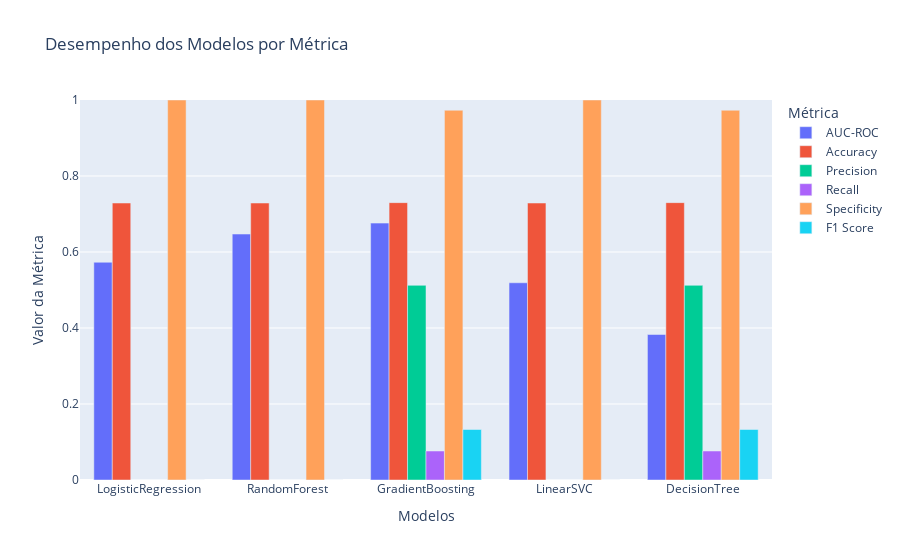

The cell this chart's notebook holds for it:
### Code cell
import plotly.express as px
import pandas as pd

# Dados
data = {
    'Modelo': ['LogisticRegression']*6 + ['RandomForest']*6 + ['GradientBoosting']*6 + ['LinearSVC']*6 + ['DecisionTree']*6,
    'Métrica': ['AUC-ROC', 'Accuracy', 'Precision', 'Recall', 'Specificity', 'F1 Score']*5,
    'Valor': [0.5730, 0.7289, 0.0000, 0.0000, 1.0000, 0.0000,
              0.6472, 0.7289, 0.0000, 0.0000, 1.0000, 0.0000,
              0.6760, 0.7299, 0.5123, 0.0763, 0.9730, 0.1329,
              0.5190, 0.7289, 0.0000, 0.0000, 1.0000, 0.0000,
              0.3829, 0.7299, 0.5123, 0.0763, 0.9730, 0.1329]
}
df = pd.DataFrame(data)

# Gráfico de barras agrupadas
fig = px.bar(df, x='Modelo', y='Valor', color='Métrica', barmode='group',
             title='Desempenho dos Modelos por Métrica',
             labels={'Valor': 'Valor da Métrica', 'Modelo': 'Modelos'},
             color_discrete_sequence=px.colors.qualitative.Plotly)
fig.update_layout(yaxis_range=[0, 1])  # Ajusta escala para métricas entre 0 e 1
fig.show()

### Figure 1 — Plotly figure (JSON) as saved in the notebook; plotly's stock layout.template omitted (floating-point values rounded to 4 significant figures)
{"data": [{"alignmentgroup": "True", "hovertemplate": "Métrica=AUC-ROC<br>Modelos=%{x}<br>Valor da Métrica=%{y}<extra></extra>", "legendgroup": "AUC-ROC", "marker": {"color": "#636EFA", "pattern": {"shape": ""}}, "name": "AUC-ROC", "offsetgroup": "AUC-ROC", "orientation": "v", "showlegend": true, "textposition": "auto", "type": "bar", "x": ["LogisticRegression", "RandomForest", "GradientBoosting", "LinearSVC", "DecisionTree"], "xaxis": "x", "y": [0.573, 0.6472, 0.676, 0.519, 0.3829], "yaxis": "y"}, {"alignmentgroup": "True", "hovertemplate": "Métrica=Accuracy<br>Modelos=%{x}<br>Valor da Métrica=%{y}<extra></extra>", "legendgroup": "Accuracy", "marker": {"color": "#EF553B", "pattern": {"shape": ""}}, "name": "Accuracy", "offsetgroup": "Accuracy", "orientation": "v", "showlegend": true, "textposition": "auto", "type": "bar", "x": ["LogisticRegression", "RandomForest", "GradientBoosting", "LinearSVC", "DecisionTree"], "xaxis": "x", "y": [0.7289, 0.7289, 0.7299, 0.7289, 0.7299], "yaxis": "y"}, {"alignmentgroup": "True", "hovertemplate": "Métrica=Precision<br>Modelos=%{x}<br>Valor da Métrica=%{y}<extra></extra>", "legendgroup": "Precision", "marker": {"color": "#00CC96", "pattern": {"shape": ""}}, "name": "Precision", "offsetgroup": "Precision", "orientation": "v", "showlegend": true, "textposition": "auto", "type": "bar", "x": ["LogisticRegression", "RandomForest", "GradientBoosting", "LinearSVC", "DecisionTree"], "xaxis": "x", "y": [0.0, 0.0, 0.5123, 0.0, 0.5123], "yaxis": "y"}, {"alignmentgroup": "True", "hovertemplate": "Métrica=Recall<br>Modelos=%{x}<br>Valor da Métrica=%{y}<extra></extra>", "legendgroup": "Recall", "marker": {"color": "#AB63FA", "pattern": {"shape": ""}}, "name": "Recall", "offsetgroup": "Recall", "orientation": "v", "showlegend": true, "textposition": "auto", "type": "bar", "x": ["LogisticRegression", "RandomForest", "GradientBoosting", "LinearSVC", "DecisionTree"], "xaxis": "x", "y": [0.0, 0.0, 0.0763, 0.0, 0.0763], "yaxis": "y"}, {"alignmentgroup": "True", "hovertemplate": "Métrica=Specificity<br>Modelos=%{x}<br>Valor da Métrica=%{y}<extra></extra>", "legendgroup": "Specificity", "marker": {"color": "#FFA15A", "pattern": {"shape": ""}}, "name": "Specificity", "offsetgroup": "Specificity", "orientation": "v", "showlegend": true, "textposition": "auto", "type": "bar", "x": ["LogisticRegression", "RandomForest", "GradientBoosting", "LinearSVC", "DecisionTree"], "xaxis": "x", "y": [1.0, 1.0, 0.973, 1.0, 0.973], "yaxis": "y"}, {"alignmentgroup": "True", "hovertemplate": "Métrica=F1 Score<br>Modelos=%{x}<br>Valor da Métrica=%{y}<extra></extra>", "legendgroup": "F1 Score", "marker": {"color": "#19D3F3", "pattern": {"shape": ""}}, "name": "F1 Score", "offsetgroup": "F1 Score", "orientation": "v", "showlegend": true, "textposition": "auto", "type": "bar", "x": ["LogisticRegression", "RandomForest", "GradientBoosting", "LinearSVC", "DecisionTree"], "xaxis": "x", "y": [0.0, 0.0, 0.1329, 0.0, 0.1329], "yaxis": "y"}], "layout": {"barmode": "group", "legend": {"title": {"text": "Métrica"}, "tracegroupgap": 0}, "title": {"text": "Desempenho dos Modelos por Métrica"}, "xaxis": {"anchor": "y", "domain": [0, 1], "title": {"text": "Modelos"}}, "yaxis": {"anchor": "x", "domain": [0, 1], "range": [0, 1], "title": {"text": "Valor da Métrica"}}}}
